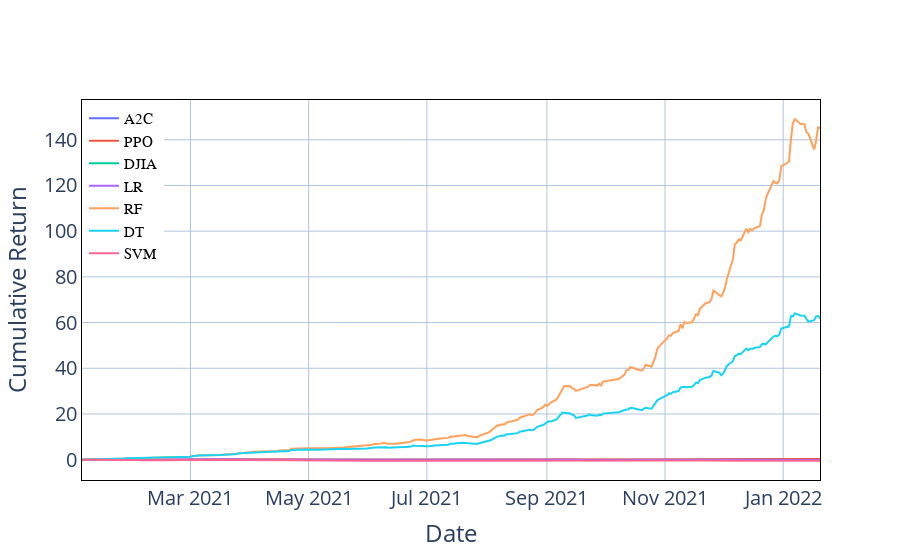

Notebook cell for this chart:
### Code cell
fig = go.Figure()
fig.add_trace(trace1_portfolio)
fig.add_trace(trace2_portfolio)
fig.add_trace(trace3_portfolio)
fig.add_trace(trace4_portfolio)
fig.add_trace(trace5_portfolio)
fig.add_trace(trace6_portfolio)
fig.add_trace(trace7_portfolio)

fig.update_layout(
    legend=dict(
        x=0,
        y=1,
        traceorder="normal",
        font=dict(
            family="sans-serif",
            size=15,
            color="black"
        ),
        bgcolor="White",
        bordercolor="white",
        borderwidth=2
        
    ),
)
fig.update_layout(title={
        #'text': "Cumulative Return using FinRL",
        'y':0.85,
        'x':0.5,
        'xanchor': 'center',
        'yanchor': 'top'})

fig.update_layout(
    paper_bgcolor='rgba(1,1,0,0)',
    plot_bgcolor='rgba(1, 1, 0, 0)',
    xaxis_title="Date",
    yaxis = dict(titlefont = dict(size = 30), title = "Cumulative Return"),
    font=dict(
        size=40,
    ),
)
fig.update_layout(font_size = 20)
fig.update_traces(line=dict(width=2))

fig.update_xaxes(showline=True, linecolor='black',showgrid=True, gridwidth=1, gridcolor='LightSteelBlue',mirror=True)
fig.update_yaxes(showline=True,linecolor='black',showgrid=True, gridwidth=1, gridcolor='LightSteelBlue',mirror=True)
fig.update_yaxes(zeroline=True, zerolinewidth=1, zerolinecolor='LightSteelBlue')

fig.show()

### Figure 1 — Plotly figure (JSON) as saved in the notebook; plotly's stock layout.template omitted (floating-point values rounded to 4 significant figures; data arrays with more than 128 entries replaced by an {"elided": "..."} marker saying what was removed)
{"data": [{"line": {"width": 2}, "mode": "lines", "name": "A2C", "type": "scatter", "x": {"elided": "256 str values"}, "y": {"elided": "256 float values"}}, {"line": {"width": 2}, "mode": "lines", "name": "PPO", "type": "scatter", "x": {"elided": "256 str values"}, "y": {"elided": "256 float values"}}, {"line": {"width": 2}, "mode": "lines", "name": "DJIA", "type": "scatter", "x": {"elided": "256 str values"}, "y": [null, -0.009766, -0.009766, -0.04102, -0.0332, -0.0332, -0.01172, -0.009766, -0.04102, -0.01758, -0.04883, -0.0293, -0.08203, -0.06836]}, {"line": {"width": 2}, "mode": "lines", "name": "LR", "type": "scatter", "x": {"elided": "256 str values"}, "y": {"elided": "256 float values"}}, {"line": {"width": 2}, "mode": "lines", "name": "RF", "type": "scatter", "x": {"elided": "256 str values"}, "y": {"elided": "256 float values"}}, {"line": {"width": 2}, "mode": "lines", "name": "DT", "type": "scatter", "x": {"elided": "256 str values"}, "y": {"elided": "256 float values"}}, {"line": {"width": 2}, "mode": "lines", "name": "SVM", "type": "scatter", "x": {"elided": "256 str values"}, "y": {"elided": "256 float values"}}], "layout": {"font": {"size": 20}, "legend": {"bgcolor": "White", "bordercolor": "white", "borderwidth": 2, "font": {"color": "black", "family": "sans-serif", "size": 15}, "traceorder": "normal", "x": 0, "y": 1}, "paper_bgcolor": "rgba(1,1,0,0)", "plot_bgcolor": "rgba(1, 1, 0, 0)", "title": {"x": 0.5, "xanchor": "center", "y": 0.85, "yanchor": "top"}, "xaxis": {"gridcolor": "LightSteelBlue", "gridwidth": 1, "linecolor": "black", "mirror": true, "showgrid": true, "showline": true, "title": {"text": "Date"}}, "yaxis": {"gridcolor": "LightSteelBlue", "gridwidth": 1, "linecolor": "black", "mirror": true, "showgrid": true, "showline": true, "title": {"text": "Cumulative Return"}, "zeroline": true, "zerolinecolor": "LightSteelBlue", "zerolinewidth": 1}}}
